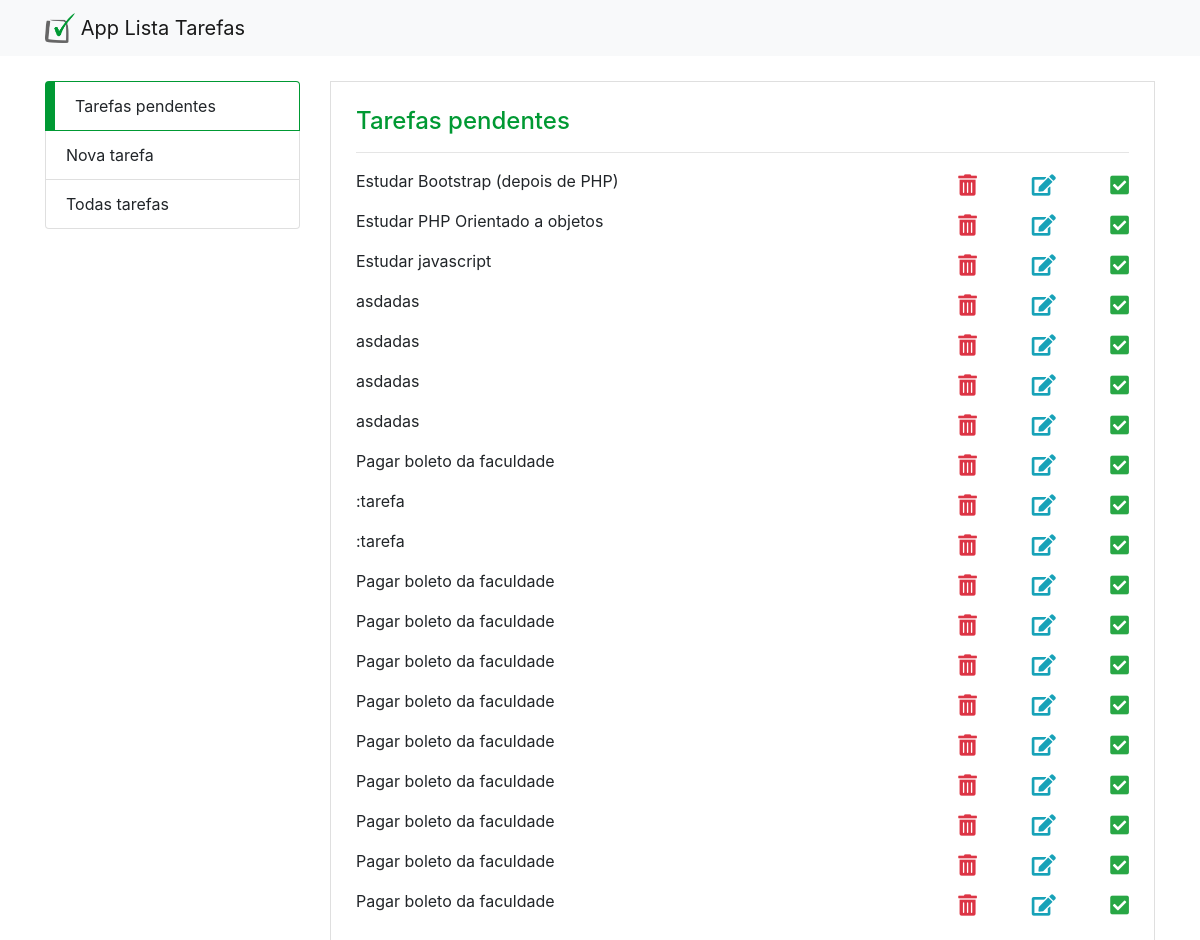
Screenshot of /app_lista_tarefas_public/index.php with the database file from the repository.
### tables this page shows
CREATE TABLE IF NOT EXISTS `tb_tarefas` (
  `id` int(11) NOT NULL AUTO_INCREMENT,
  `id_status` int(11) NOT NULL DEFAULT '1',
  `tarefa` text NOT NULL,
  `data_cadastrado` datetime NOT NULL DEFAULT CURRENT_TIMESTAMP,
  PRIMARY KEY (`id`),
  KEY `id_status` (`id_status`)
);

### app_lista_tarefas/tarefa.service.php (called while the page is built, shortened)
<?php
class TarefaService{
	private $conexao;
	public function __construct(Conexao $conexao, Tarefa $tarefa){
		$this->conexao = $conexao->conectar();
	}
	public function pendente(){
		$query = "SELECT t.id, t.id_status, tarefa, data_cadastrado, s.status FROM tb_tarefas as t left join tb_status as s on(t.id_status = s.id) WHERE id_status = :id_status ORDER BY data_cadastrado ASC";
		$stmt = $this->conexao->prepare($query);
		$stmt->bindValue(':id_status', 1);
		$stmt->execute();
		return $stmt->fetchAll(PDO::FETCH_OBJ);
	}
}
?>

### app_lista_tarefas/conexao.php (called while the page is built)
<?php
class Conexao{
	private $host = 'localhost';
	private $dbname = 'php_com_pdo';
	private $user = 'root';
	private $pass = '';
	public function conectar() {
		try{
			$conexao = new PDO(
				"mysql:host=$this->host;dbname=$this->dbname",
				"$this->user",
				"$this->pass"
			);
			return $conexao;
		}catch(PDOException $e){
			echo '<p>'.$e->getMessage().'</p>';
		}
	}
}
?>

### app_lista_tarefas_public/tarefa_controller.php (called while the page is built)
<?php
require_once '../../app_lista_tarefas/tarefa_controller.php';
?>

### app_lista_tarefas/tarefa_controller.php (the view, shortened to what this page needs)
<?php
	require "../../app_lista_tarefas/tarefa.service.php";
	require "../../app_lista_tarefas/conexao.php";
$acao = isset($_GET['acao']) ? $_GET['acao'] : $acao;
if($acao == 'inserir') {
	$tarefa = new Tarefa();
	$tarefa->__set('tarefa', $_POST['tarefa']);
	$conexao = new Conexao();
	$tarefaService = new TarefaService($conexao, $tarefa);
	$tarefaService->inserir();
	header('Location:nova_tarefa.php?inclusao=1');
}else if($acao == 'pendente'){
	$tarefa = new Tarefa();
	$conexao = new Conexao();
	$tarefaService = new TarefaService($conexao, $tarefa);
	$tarefas = $tarefaService->pendente();
	function dados() {
		foreach ($GLOBALS['tarefas'] as $indice => $tarefa) { ?>
			<div class="row mb-3 d-flex align-items-center tarefa">
				<div class="col-sm-9" id="tarefa_<?=$tarefa->id?>">
					<?= $tarefa->tarefa ?>
				</div>
					<div class="col-sm-3 mt-2 d-flex justify-content-between">
						<i class="fas fa-trash-alt fa-lg text-danger" onclick="remover(<?=$tarefa->id ?>)"></i>
							<i class="fas fa-edit fa-lg text-info" onclick="editar(<?= $tarefa->id ?>, '<?=$tarefa->tarefa?>')"></i>
							<i class="fas fa-check-square fa-lg text-success" onclick="marcarRealizada(<?= $tarefa->id ?>)"></i>
					</div>
			</div>
	<?php }
	}
}
?>

### app_lista_tarefas_public/index.php (shortened to what this page needs)
<?php
require 'tarefa_controller.php';
?>
<html>
	<head>
		<link rel="stylesheet" href="css/estilo.css">
		<link rel="stylesheet" href="https://stackpath.bootstrapcdn.com/bootstrap/4.1.3/css/bootstrap.min.css">
		<link rel="stylesheet" href="https://use.fontawesome.com/releases/v5.3.1/css/all.css">
	</head>
	<body>
		<nav class="navbar navbar-light bg-light">
			<div class="container">
				<a class="navbar-brand" href="#">
					<img src="img/logo.png" width="30" height="30" class="d-inline-block align-top" alt="">
					App Lista Tarefas
				</a>
			</div>
		</nav>
		<div class="container app">
			<div class="row">
				<div class="col-md-3 menu">
					<ul class="list-group">
						<li class="list-group-item active"><a href="#">Tarefas pendentes</a></li>
						<li class="list-group-item"><a href="nova_tarefa.php">Nova tarefa</a></li>
						<li class="list-group-item"><a href="todas_tarefas.php">Todas tarefas</a></li>
					</ul>
				</div>
				<div class="col-md-9">
					<div class="container pagina">
						<div class="row">
							<div class="col">
								<h4>Tarefas pendentes</h4>
								<hr />
								<?php
								if(isset($tarefas)){
									dados();
								} ?>
							</div>
						</div>
					</div>
				</div>
			</div>
		</div>
	</body>
</html>

### app_lista_tarefas_public/css/estilo.css (style rules this page uses)
.menu { margin-bottom: 25px; }
.app { margin-top: 25px; }
.pagina { border:solid 1px #DFDFDF; padding:25px !important; }
li.list-group-item.active { background-color: #fff; border-color: #009933; border-left:solid 10px #009933; }
li a { color: #212529; }
h4 { color: #009933 !important; }

### rows the page displays
tb_tarefas: tarefa "Estudar Bootstrap (depois de PHP)"
tb_tarefas: tarefa "Estudar PHP Orientado a objetos"
tb_tarefas: tarefa "Estudar javascript"
tb_tarefas: tarefa "asdadas"
tb_tarefas: tarefa "asdadas"
tb_tarefas: tarefa "asdadas"
tb_tarefas: tarefa "asdadas"
tb_tarefas: tarefa "Pagar boleto da faculdade"
tb_tarefas: tarefa ":tarefa"
tb_tarefas: tarefa ":tarefa"
tb_tarefas: tarefa "Pagar boleto da faculdade"
tb_tarefas: tarefa "Pagar boleto da faculdade"
tb_tarefas: tarefa "Pagar boleto da faculdade"
tb_tarefas: tarefa "Pagar boleto da faculdade"
tb_tarefas: tarefa "Pagar boleto da faculdade"
tb_tarefas: tarefa "Pagar boleto da faculdade"
tb_tarefas: tarefa "Pagar boleto da faculdade"
tb_tarefas: tarefa "Pagar boleto da faculdade"
tb_tarefas: tarefa "Pagar boleto da faculdade"
